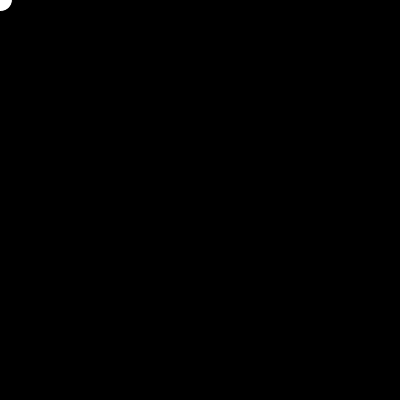
Frame 1 (no input)
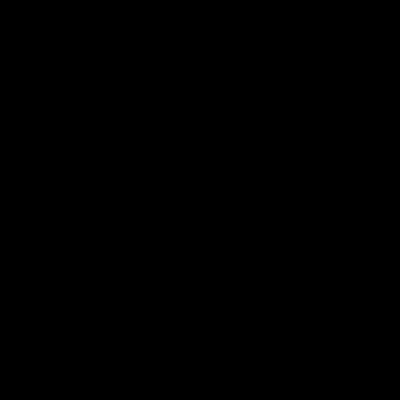
Frame 60 (the mouse pressed at the canvas centre just before this capture)
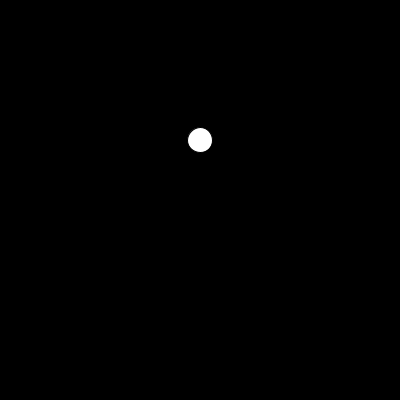
Frame 120 (the mouse held since frame 60 and released just before this capture)

The Processing sketch that drew these frames (run headless with seeded random() and noise(); from frame 60 on, the mouse is pressed at the canvas centre):

// Processing sketch: processing_44852
// ── processing_44852.pde


float x,y =0;
float moveSpeed=1;


void setup()
{
  size (400, 400) ;
  smooth();
}

void draw()

{
 background(0);
 y=y-moveSpeed;
 ellipse(x,y,25,25); 
}

void mousePressed ()
{
x=mouseX;
y=mouseY;
}
